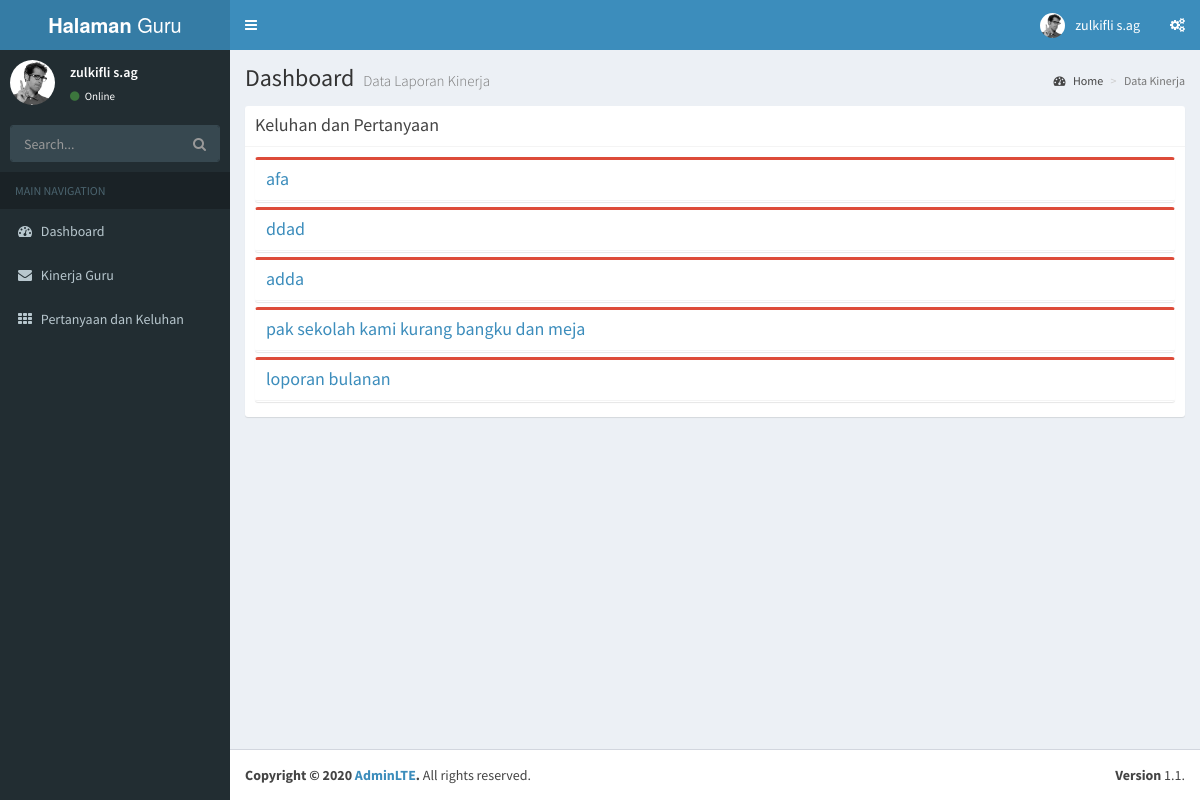
Page /keluhan.php (signed in) on the committed database.
### tables this page shows
CREATE TABLE `pertanyaan` (
  `id_pertanyaan` int(11) NOT NULL,
  `judul_pertanyaan` varchar(100) NOT NULL,
  `uraian_pertanyaan` text NOT NULL,
  `jawaban` text NOT NULL,
  `tanggal_kirim` datetime NOT NULL,
  `pengirim` varchar(50) NOT NULL
);

### keluhan.php (the view, shortened to what this page needs)
<?php
require_once 'include/db_connect.php';
?>
<!DOCTYPE html>
<html>
   <head>
     <?php include 'templateguru/css.php'; ?>
   </head>
   <body class="hold-transition skin-blue sidebar-mini">
      <div class="wrapper">
         <?php include 'templateguru/menuguru.php'; ?>
         <div class="content-wrapper">
            <section class="content-header">
               <h1>
                  Dashboard
                  <small>Data Laporan Kinerja</small>
               </h1>
               <ol class="breadcrumb">
                  <li><a href="#"><i class="fa fa-dashboard"></i> Home</a></li>
                  <li class="active">Data Kinerja</li>
               </ol>
            </section>
            <section class="content">
                 <div class="row">
                    <div class="col-md-12">
                      <div class="box box-solid">
                        <div class="box-header with-border">
                          <h3 class="box-title">Keluhan dan Pertanyaan</h3>
                        </div>
                        <div class="box-body">
                          <div class="box-group" id="accordion">
                            <?php
                             $sql = "SELECT * FROM pertanyaan ORDER BY tanggal_kirim ";
                               $query = $connect->query($sql);
                               $x = 1;
                               while ($row = $query->fetch_assoc()) {
                             ?>
                            <div class="panel box box-danger">
                              <div class="box-header with-border">
                                <h4 class="box-title">
                                  <a data-toggle="collapse" data-parent="#accordion" href="#collapse<?php echo $x++;?>">
                                    <?php echo $row['judul_pertanyaan'];?>
                                  </a>
                                </h4>
                              </div>
                            </div>
                            <?php } ?>
                          </div>
                        </div>
                      </div>
                    </div>
                  </div>
            </section>
          </div>
         <?php include 'templateguru/footer.php'; ?>
      </div>
   </body>
</html>

### rows in the picture
pertanyaan: judul_pertanyaan "afa"
pertanyaan: judul_pertanyaan "ddad"
pertanyaan: judul_pertanyaan "adda"
pertanyaan: judul_pertanyaan "pak sekolah kami kurang bangku dan meja"
pertanyaan: judul_pertanyaan "loporan bulanan"

### other values in the picture
$_SESSION['nama_guru'] "zulkifli s.ag"
